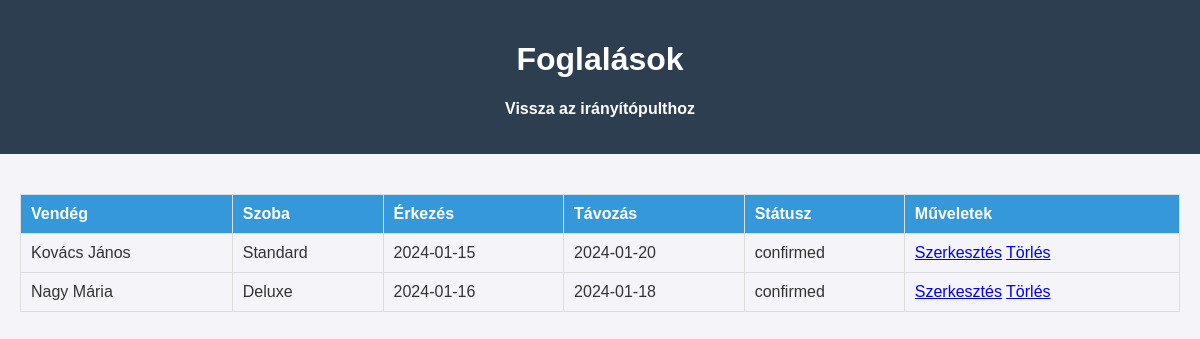
Page /admin/bookings/index.php (signed in) on the earlier database version.
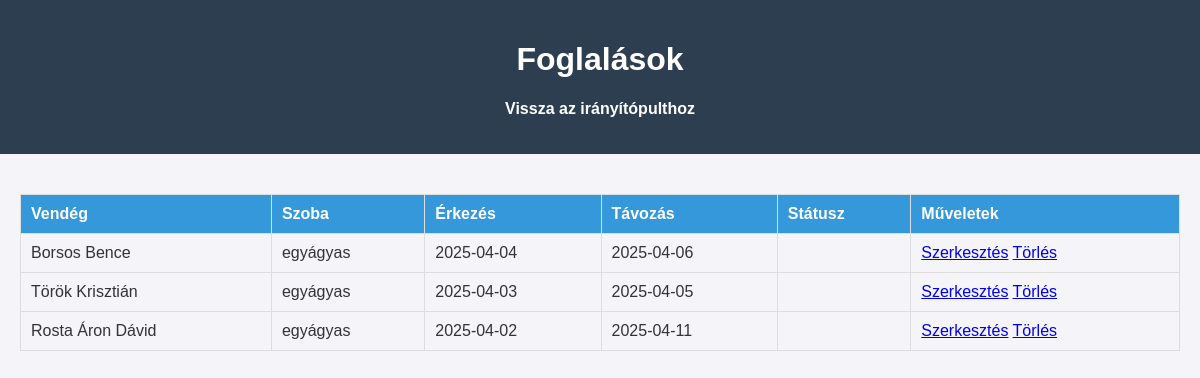
Same page on the later database version.
### tables this page shows
CREATE TABLE `bookings` (
  `id` int(11) NOT NULL,
  `room_id` int(11) NOT NULL,
  `guest_id` int(11) NOT NULL,
  `check_in` date NOT NULL,
  `check_out` date NOT NULL,
  `status` enum('függőben','megerősitve','törölve', 'befejezve') DEFAULT 'függőben',
  `created_at` timestamp NOT NULL DEFAULT current_timestamp()
);

CREATE TABLE `guests` (
  `id` int(11) NOT NULL,
  `name` varchar(100) NOT NULL,
  `email` varchar(100) NOT NULL,
  `phone` varchar(20) DEFAULT NULL,
  `address` text DEFAULT NULL,
  `id_number` varchar(20) DEFAULT NULL,
  `created_at` timestamp NOT NULL DEFAULT current_timestamp()
);

CREATE TABLE `rooms` (
  `id` int(11) NOT NULL,
  `room_number` varchar(10) NOT NULL,
  `room_type` enum('egyágyas','kétágyas','luxus') NOT NULL,
  `capacity` int(11) NOT NULL,
  `price_per_night` decimal(10,2) NOT NULL,
  `description` text DEFAULT NULL,
  `status` enum('elérhető','foglalt','karbantartás') DEFAULT 'elérhető',
  `created_at` timestamp NOT NULL DEFAULT current_timestamp()
);

### admin/bookings/index.php (the view, shortened to what this page needs)
<?php
require_once __DIR__ . '/../../api/config.php';
$sql = "SELECT bookings.*, guests.name as guest_name, rooms.room_type
        FROM bookings
        JOIN guests ON bookings.guest_id = guests.id
        JOIN rooms ON bookings.room_id = rooms.id";
$result = $conn->query($sql);
$bookings = $result->fetch_all(MYSQLI_ASSOC);
?>
<!DOCTYPE html>
<html lang="hu">
<head>
    <link rel="stylesheet" href="../assets/css/admin.css">
</head>
<body>
    <header>
        <h1>Foglalások</h1>
        <nav>
            <ul>
                <li><a href="../dashboard.php">Vissza az irányítópulthoz</a></li>
            </ul>
        </nav>
    </header>
    <main>
        <table>
            <thead>
                <tr>
                    <th>Vendég</th>
                    <th>Szoba</th>
                    <th>Érkezés</th>
                    <th>Távozás</th>
                    <th>Státusz</th>
                    <th>Műveletek</th>
                </tr>
            </thead>
            <tbody>
                <?php foreach ($bookings as $booking): ?>
                    <tr>
                        <td><?php echo $booking['guest_name']; ?></td>
                        <td><?php echo $booking['room_type']; ?></td>
                        <td><?php echo $booking['check_in']; ?></td>
                        <td><?php echo $booking['check_out']; ?></td>
                        <td><?php echo $booking['status']; ?></td>
                        <td>
                            <a href="edit.php?id=<?php echo $booking['id']; ?>">Szerkesztés</a>
                            <a href="delete.php?id=<?php echo $booking['id']; ?>">Törlés</a>
                        </td>
                    </tr>
                <?php endforeach; ?>
            </tbody>
        </table>
    </main>
</body>
</html>

### admin/assets/css/admin.css (style rules this page uses)
body { font-family: Arial, sans-serif; background-color: #f4f4f9; color: #333; margin: 0; padding: 0; }
header { background-color: #2c3e50; color: #fff; padding: 20px; text-align: center; }
nav ul { list-style: none; padding: 0; display: flex; justify-content: center; }
nav ul li { margin: 0 15px; }
nav ul li a { color: #fff; text-decoration: none; font-weight: bold; }
main { padding: 20px; }
table { width: 100%; border-collapse: collapse; margin-top: 20px; }
table th, table td { padding: 10px; border: 1px solid #ddd; text-align: left; }
table th { background-color: #3498db; color: #fff; }

Differences in the rows shown:
removed bookings: guest.name "Kovács János", room.room_type "Standard", check_in "2024-01-15", check_out "2024-01-20", status "confirmed"
removed bookings: guest.name "Nagy Mária", room.room_type "Deluxe", check_in "2024-01-16", check_out "2024-01-18", status "confirmed"
added bookings: guest.name "Borsos Bence", room.room_type "egyágyas", check_in "2025-04-04", check_out "2025-04-06"
added bookings: guest.name "Török Krisztián", room.room_type "egyágyas", check_in "2025-04-03", check_out "2025-04-05"
added bookings: guest.name "Rosta Áron Dávid", room.room_type "egyágyas", check_in "2025-04-02", check_out "2025-04-11"
